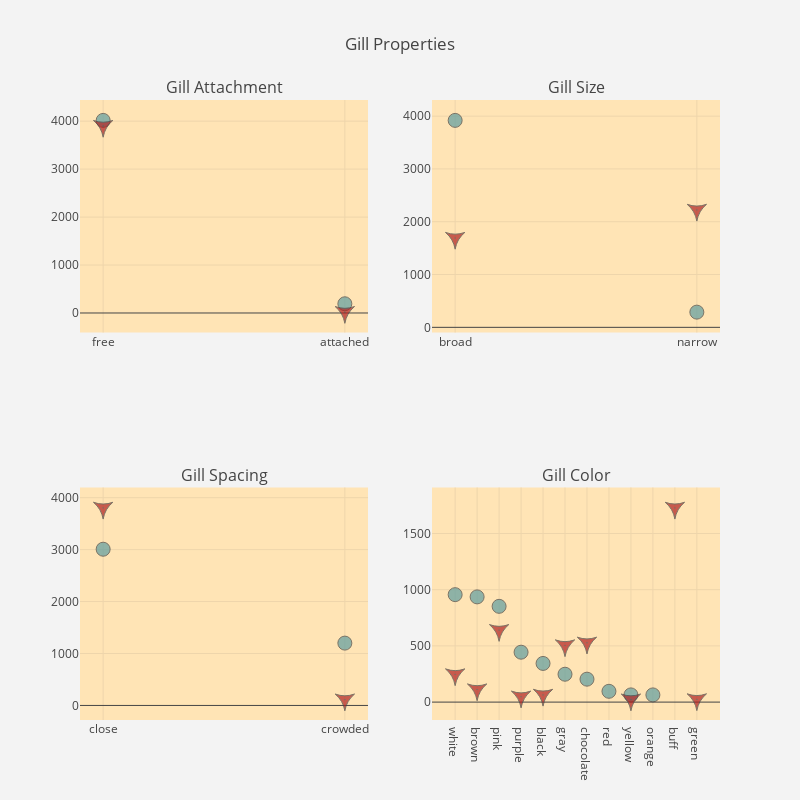

The notebook cell this image was saved under:
### Markdown cell above
Following figure shows gill properties like gill attachment, gill spacing, gill size and gill color.

### Code cell
trace0 = go.Scatter(
    x = gill_attachment_edible.index,
    y = gill_attachment_edible["gill-attachment"],
    mode = 'markers',
    name = 'Edible',
    marker= dict(size= 14,
                    line= dict(width=1),
                    color= "cadetblue",
                    opacity= 0.7
                   )
)
trace1 = go.Scatter(
    x = gill_attachment_poisonous.index,
    y = gill_attachment_poisonous["gill-attachment"],
    mode = 'markers',
    name = 'Poisonous',
       marker= dict(size= 14,
                    line= dict(width=1),
                    color= "firebrick",
                    opacity= 0.7,
                   symbol=220
                   )
)
trace2 = go.Scatter(
    x = gill_spacing_edible.index,
    y = gill_spacing_edible["gill-spacing"],
    mode = 'markers',
    name = 'Edible',
    marker= dict(size= 14,
                    line= dict(width=1),
                    color= "cadetblue",
                    opacity= 0.7
                   )
)
trace3 = go.Scatter(
    x = gill_spacing_poisonous.index,
    y = gill_spacing_poisonous["gill-spacing"],
    mode = 'markers',
    name = 'Poisonous',
       marker= dict(size= 14,
                    line= dict(width=1),
                    color= "firebrick",
                    opacity= 0.7,
                    symbol=220
                   )
)
trace4 = go.Scatter(
    x = gill_size_edible.index,
    y = gill_size_edible["gill-size"],
    mode = 'markers',
    name = 'Edible',
    marker= dict(size= 14,
                    line= dict(width=1),
                    color= "cadetblue",
                    opacity= 0.7
                   )
)
trace5 = go.Scatter(
    x = gill_size_poisonous.index,
    y = gill_size_poisonous["gill-size"],
    mode = 'markers',
    name = 'Poisonous',
       marker= dict(size= 14,
                    line= dict(width=1),
                    color= "firebrick",
                    opacity= 0.7,
                   symbol=220
                   )
)
trace6 = go.Scatter(
    x = gill_color_edible.index,
    y = gill_color_edible["gill-color"],
    mode = 'markers',
    name = 'Edible',
    marker= dict(size= 14,
                    line= dict(width=1),
                    color= "cadetblue",
                    opacity= 0.7
                   )
)
trace7 = go.Scatter(
    x = gill_color_poisonous.index,
    y = gill_color_poisonous["gill-color"],
    mode = 'markers',
    name = 'Poisonous',
     marker= dict(size= 14,
                    line= dict(width=1),
                    color= "firebrick",
                    opacity= 0.7,
                   symbol=220
                   )
)

fig = tools.make_subplots(rows=2, cols=2, 
                          subplot_titles=('Gill Attachment','Gill Size', 'Gill Spacing',"Gill Color"))


fig.append_trace(trace0, 1, 1)
fig.append_trace(trace1, 1, 1)
fig.append_trace(trace2, 2, 1)
fig.append_trace(trace3, 2, 1)
fig.append_trace(trace4, 1, 2)
fig.append_trace(trace5, 1, 2)
fig.append_trace(trace6, 2, 2)
fig.append_trace(trace7, 2, 2)

fig['layout'].update(showlegend=False,height=800, width=800, title='Gill Properties' ,paper_bgcolor='rgb(243, 243, 243)',
    plot_bgcolor="moccasin")
iplot(fig)

### Figure 1 — Plotly figure (JSON) as saved in the notebook; plotly's stock layout.template omitted (floating-point values rounded to 4 significant figures)
{"data": [{"marker": {"color": "cadetblue", "line": {"width": 1}, "opacity": 0.7, "size": 14}, "mode": "markers", "name": "Edible", "type": "scatter", "uid": "42a24215-9b11-4f8f-994f-9ca2f14d13ce", "x": ["free", "attached"], "xaxis": "x", "y": [4016, 192], "yaxis": "y"}, {"marker": {"color": "firebrick", "line": {"width": 1}, "opacity": 0.7, "size": 14, "symbol": 220}, "mode": "markers", "name": "Poisonous", "type": "scatter", "uid": "6aa88b84-a1f8-4001-b1d2-775bf36314c7", "x": ["free", "attached"], "xaxis": "x", "y": [3898, 18], "yaxis": "y"}, {"marker": {"color": "cadetblue", "line": {"width": 1}, "opacity": 0.7, "size": 14}, "mode": "markers", "name": "Edible", "type": "scatter", "uid": "a81ffe9a-2503-4f3b-847d-49829cd2d83b", "x": ["close", "crowded"], "xaxis": "x3", "y": [3008, 1200], "yaxis": "y3"}, {"marker": {"color": "firebrick", "line": {"width": 1}, "opacity": 0.7, "size": 14, "symbol": 220}, "mode": "markers", "name": "Poisonous", "type": "scatter", "uid": "3e579ff2-7eb0-4ef0-9e3d-5d004e7af1d1", "x": ["close", "crowded"], "xaxis": "x3", "y": [3804, 112], "yaxis": "y3"}, {"marker": {"color": "cadetblue", "line": {"width": 1}, "opacity": 0.7, "size": 14}, "mode": "markers", "name": "Edible", "type": "scatter", "uid": "cf73c09f-b487-4d5a-b526-203602b19f56", "x": ["broad", "narrow"], "xaxis": "x2", "y": [3920, 288], "yaxis": "y2"}, {"marker": {"color": "firebrick", "line": {"width": 1}, "opacity": 0.7, "size": 14, "symbol": 220}, "mode": "markers", "name": "Poisonous", "type": "scatter", "uid": "ff9c08aa-d944-421a-9e71-df72a8130932", "x": ["narrow", "broad"], "xaxis": "x2", "y": [2224, 1692], "yaxis": "y2"}, {"marker": {"color": "cadetblue", "line": {"width": 1}, "opacity": 0.7, "size": 14}, "mode": "markers", "name": "Edible", "type": "scatter", "uid": "7dca153a-e1e3-41e9-bcc5-0e65cc232124", "x": ["white", "brown", "pink", "purple", "black", "gray", "chocolate", "red", "yellow", "orange"], "xaxis": "x4", "y": [956, 936, 852, 444, 344, 248, 204, 96, 64, 64], "yaxis": "y4"}, {"marker": {"color": "firebrick", "line": {"width": 1}, "opacity": 0.7, "size": 14, "symbol": 220}, "mode": "markers", "name": "Poisonous", "type": "scatter", "uid": "6738285e-990e-4ca4-b9dc-5d6a8d3787d7", "x": ["buff", "pink", "chocolate", "gray", "white", "brown", "black", "purple", "green", "yellow"], "xaxis": "x4", "y": [1728, 640, 528, 504, 246, 112, 64, 48, 24, 22], "yaxis": "y4"}], "layout": {"annotations": [{"font": {"size": 16}, "showarrow": false, "text": "Gill Attachment", "x": 0.225, "xanchor": "center", "xref": "paper", "y": 1.0, "yanchor": "bottom", "yref": "paper"}, {"font": {"size": 16}, "showarrow": false, "text": "Gill Size", "x": 0.775, "xanchor": "center", "xref": "paper", "y": 1.0, "yanchor": "bottom", "yref": "paper"}, {"font": {"size": 16}, "showarrow": false, "text": "Gill Spacing", "x": 0.225, "xanchor": "center", "xref": "paper", "y": 0.375, "yanchor": "bottom", "yref": "paper"}, {"font": {"size": 16}, "showarrow": false, "text": "Gill Color", "x": 0.775, "xanchor": "center", "xref": "paper", "y": 0.375, "yanchor": "bottom", "yref": "paper"}], "height": 800, "paper_bgcolor": "rgb(243, 243, 243)", "plot_bgcolor": "moccasin", "showlegend": false, "title": {"text": "Gill Properties"}, "width": 800, "xaxis": {"anchor": "y", "domain": [0.0, 0.45]}, "xaxis2": {"anchor": "y2", "domain": [0.55, 1.0]}, "xaxis3": {"anchor": "y3", "domain": [0.0, 0.45]}, "xaxis4": {"anchor": "y4", "domain": [0.55, 1.0]}, "yaxis": {"anchor": "x", "domain": [0.625, 1.0]}, "yaxis2": {"anchor": "x2", "domain": [0.625, 1.0]}, "yaxis3": {"anchor": "x3", "domain": [0.0, 0.375]}, "yaxis4": {"anchor": "x4", "domain": [0.0, 0.375]}}}
